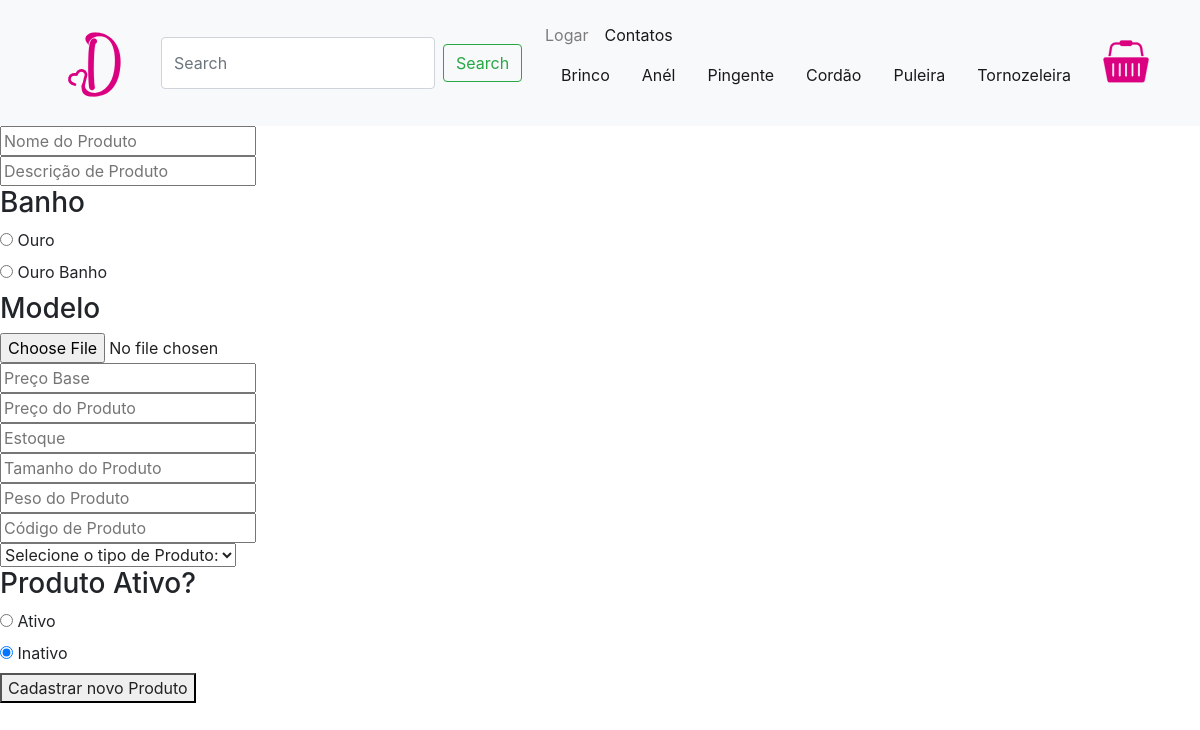
The app's page /index.php?pagina=cadastro_produtos, older data.
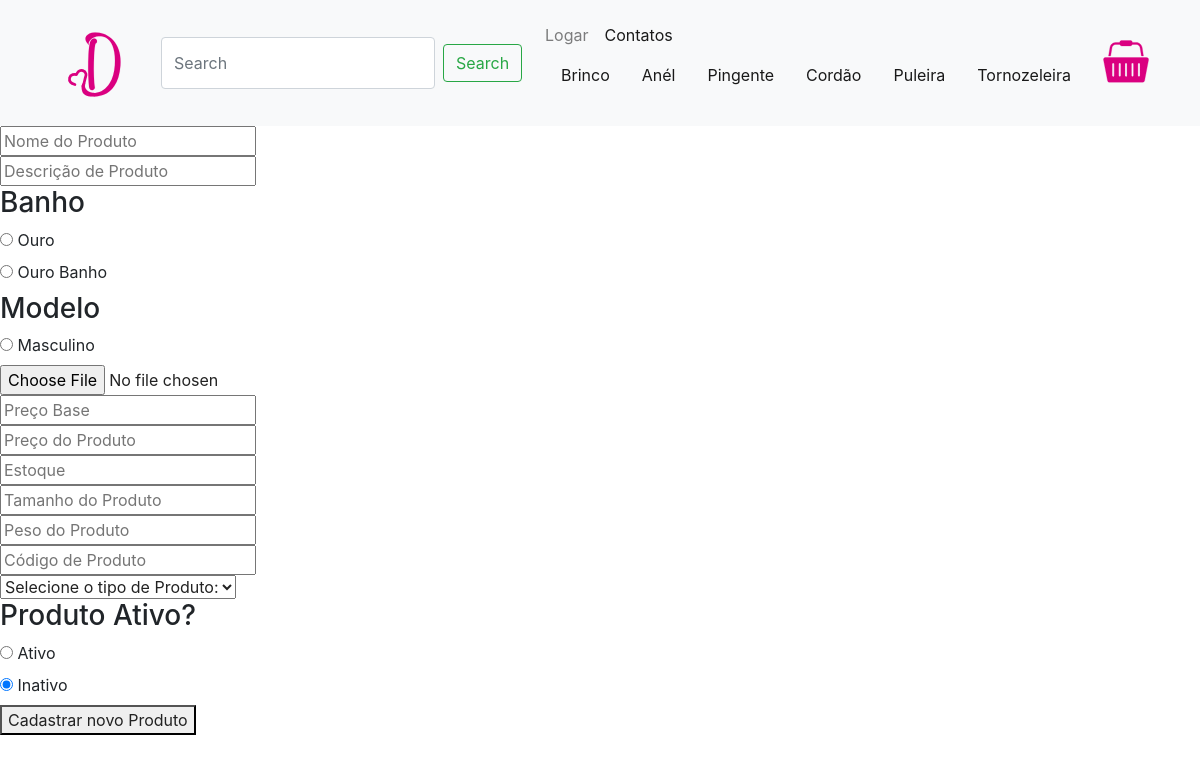
The same page, newer data.
### tables this page shows
CREATE TABLE banho(
	id_banho INT AUTO_INCREMENT,
    nome_banho VARCHAR (15),
    PRIMARY KEY(id_banho)
);

CREATE TABLE modelo(
	id_modelo INT AUTO_INCREMENT,
    nome_modelo VARCHAR(50),
    PRIMARY KEY(id_modelo)
    );

### paginas/ADMIN/cadastroproduto.php (the view, shortened to what this page needs)
<?php
  $campo = array();
  $descricao_botao = 'Cadastrar novo Produto';
  $acao_formulario =   './script/incluir_produto.php';
  $query_tipo = 'SELECT * FROM tipo_produto';
  $resultado_tipo = mysqli_query($conexao, $query_tipo);
  $query_banho = 'SELECT * FROM banho';
  $resultado_banho = mysqli_query($conexao,$query_banho);
  $query_modelo = 'SELECT * FROM modelo';
  $resultado_modelo = mysqli_query($conexao,$query_modelo);
  if(!isset($_GET['id'])){
    $campo['nome_produto'] = '';
    $campo['descricao_produto'] = '';
    $campo['banho_produto'] = '';
    $campo['img_produto'] = '';
    $campo['precoBase_produto'] = '';
    $campo['preco_produto'] = '';
    $campo['estoque_produto'] = '';
    $campo['tamanho_produto'] = '';
    $campo['peso_produto'] = '';
    $campo['codigo_produto'] = '';
    $campo['id_banho'] = '';
    $campo['ativo'] = '';
    $campo['modelo'] = '';
  }
?>
<form id="cadastro_produto" action="<?=$acao_formulario?>" method="POST" enctype="multipart/form-data">
    <input type="text" id="nome_produto"      name= "txt_nome_produto"        value ='<?=$campo['nome_produto']?>'        placeholder="Nome do Produto">      <br>
    <input type="text" id="descricao_produto" name= "txt_descricao_produto"   value = '<?=$campo['descricao_produto']?>'  placeholder="Descrição de Produto"> <br>
    <h3>Banho</h3>
    <?php
      while($linha_banho = mysqli_fetch_array($resultado_banho)){
        if($campo['id_banho'] == $linha_banho['id_banho']){
            $valor ='checked';
        }else{
          $valor = '';
        }
    ?>
    <input type="radio" id="<?=$linha_banho['id_banho']?>'" name="rdBanho" value="<?=$linha_banho['id_banho']?>"  <?=$valor?>>
      <label for="<?=$linha_banho['id_banho']?>"><?=$linha_banho['nome_banho']?></label><br>
    <?php
         }
    ?>
<h3>Modelo</h3>
<?php
      while($linha_modelo = mysqli_fetch_array($resultado_modelo)){
        if($campo['modelo'] == $linha_modelo['id_modelo']){
            $valor ='checked';
        }else{
          $valor = '';
        }
    ?>
    <input type="radio" id="<?=$linha_modelo['id_modelo']?>'" name="rdModelo" value="<?=$linha_modelo['id_modelo']?>"  <?=$valor?>>
      <label for="<?=$linha_modelo['id_modelo']?>"><?=$linha_modelo['nome_modelo']?></label><br>
    <?php
         }
    ?>
    <input type="file" id="fileToUpload"      name= "fileToUpload"            value = '<?=$campo['img_produto']?>'        placeholder="imagem" required>      <br>
    <input type="text" id="precoBase_produto" name= "txt_precoBase_produto"   value = '<?= $campo['precoBase_produto']?>' placeholder="Preço Base">           <br>
    <input type="text" id="preco_produto"     name= "txt_preco_produto"       value = '<?=$campo['preco_produto']?>'      placeholder="Preço do Produto">     <br>
    <input type="text" id="estoque_produto"   name= "txt_estoque_produto"     value = '<?=$campo['estoque_produto']?>'    placeholder="Estoque">              <br>
    <input type="text" id="tamanho_produto"   name= "txt_tamanho_produto"     value = '<?=$campo['tamanho_produto']?>'    placeholder="Tamanho do Produto">   <br>
    <input type="text" id="peso_produto"      name= "txt_peso_produto"        value = '<?=$campo['peso_produto']?>'       placeholder="Peso do Produto">      <br>
    <input type="text" id="codigo_produto"    name= "txt_codigo_produto"      value = '<?=$campo['codigo_produto']?>'     placeholder="Código de Produto">    <br>
    <select class="entrada" name="cmbTipoProduto">
            <option value="#">Selecione o tipo de Produto:</option>
            <?php while($linha_tipoProduto = mysqli_fetch_array($resultado_tipo)){
                        PRINT_R($linha_tipoProduto);
            ?>
            <?php } ?>
    </select><br>
    <h3>Produto Ativo? </h3>
      <?php
        if($campo['ativo'] == 1){
          $valorAtivo = 'checked';
          $valorInativo = '';
        }else{
          $valorInativo = 'checked';
          $valorAtivo = '';
        }
      ?>
        <input type="radio" id="ativar'" name="rdAtivo" value="1" <?=$valorAtivo?>>
          <label for="ativar">Ativo</label><br>
        <input type="radio" id="desativar'" name="rdAtivo" value="0" <?=$valorInativo?>>
          <label for="ativar">Inativo</label><br>
    <button type ='submit'><?=$descricao_botao?></button>
</form>

### header.php (shortened to what this page needs)
<!DOCTYPE html>
<html lang="pt-br">
<head>
    <link rel="stylesheet" type="text/css" href="css/reset.css">
    <link rel="stylesheet" href="https://stackpath.bootstrapcdn.com/bootstrap/4.5.0/css/bootstrap.min.css">
    <link rel="stylesheet" type="text/css" href="css/style.css">
</head>
<body>
<?php
    $login = 'Logar';
    $durecionamento = "href='#' data-toggle='modal' data-target='#exampleModal'";
$imagem = 'img\basket.svg';
?>
<header style="background-color: white;">
<nav class="navbar navbar-expand-lg navbar-light bg-light">
    <div class="container">
  <a class="navbar-brand" href="?pagina=home">
    <img src="img/Dmarsil.svg" width="100" height="100" class="d-inline-block align-top" alt="Logo Dmarsil">
  </a>
  <form class="form-inline my-2 my-lg-0">
      <input class="form-control mr-sm-2" type="search" placeholder="Search" aria-label="Search">
      <button class="btn btn-outline-success my-2 my-sm-0" type="submit">Search</button>
    </form>
  <div class="collapse navbar-collapse inverter" id="navbarSupportedContent">
      <div class="menuHeader">
    <ul class="navbar-nav mr-auto">
        <li class="nav-item active">
        <div class="headerBase">
          <a class="nav-link" <?=$durecionamento?> ><?=$login?></a>
        </li>
        <li class="nav-item active">
        <a class="nav-link" href="?pagina=contato">Contatos</a>
        </li>
     </ul>
        <div class="navbar-text ml-auto py-0 px-lg-2">
          <ul class= "categoria">
            <li class="nav-item active">
                <a class="nav-link" href="?pagina=loja&categoria=1">Brinco</a>
            </li>
            <li class="nav-item active">
                <a class="nav-link" href="?pagina=loja&categoria=2">Anél</a>
            </li>
            <li class="nav-item active">
                <a class="nav-link" href="?pagina=loja&categoria=4">Pingente</a>
            </li>
            <li class="nav-item active">
                <a class="nav-link" href="?pagina=loja&categoria=5">Cordão</a>
            </li>
            <li class="nav-item active">
                <a class="nav-link" href="?pagina=loja&categoria=3">Puleira</a>
            </li>
            <li class="nav-item active">
                <a class="nav-link" href="?pagina=loja&categoria=6">Tornozeleira</a>
            </li>
          </ul>
      </div>
      </div>
    </div>
    <a href="?pagina=carrinho"><img src="<?=$imagem?>" width=60px></a>
  </div>
</nav>
</header>

### index.php (shortened to what this page needs)
<?php
include 'script/banco.php';
?>
<?php
include 'header.php';
?>
<div class=".container-lg">
<?php
if(isset($_GET['pagina'])){
    $pagina = $_GET['pagina'];
}else{
    $pagina = 'home';
}
switch($pagina){
    case 'cadastro_produtos':
        include 'paginas/ADMIN/cadastroproduto.php';
        break;
}
?>
</div>
<?php include 'footer.php' ?>

### footer.php (shortened to what this page needs)
</body>
</html>

### css/style.css (style rules this page uses)
.inverter { flex-direction: row-reverse; }
.categoria { display:flex; }
.menuHeader { display: flex; flex-direction: column; }
.navbar-brand { display: flex; }
.headerBase { display: flex; }

Row changes from the older to the newer data that the page shows:
added modelo: nome_modelo "Masculino"
